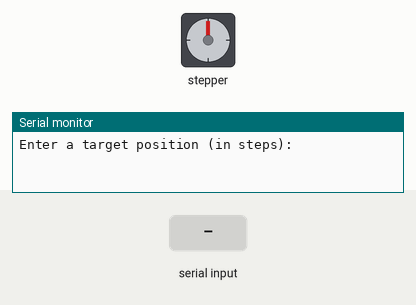
This sketch was run on a simulated Arduino Uno, built with avr-gcc and run on an emulated ATmega328P. Shown: stepper motor, the last lines printed to the serial monitor. The test bench sets the inputs (shaded band). Stepper angles assume 200 steps per turn.

Above: at 1.2 s.
1.3 s: "90,45\n" received over Serial
At 2.7 s:
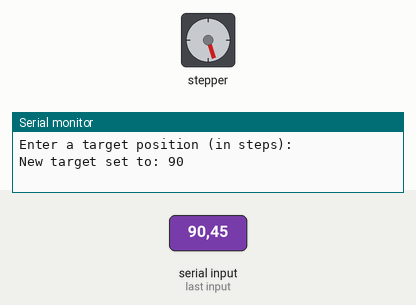
3.3 s: "30,150\n" received over Serial
At 4.8 s:
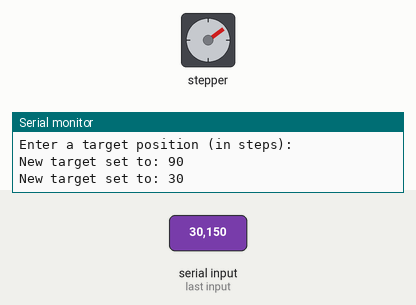
5.2 s: "200\n" received over Serial
At 5.65 s:
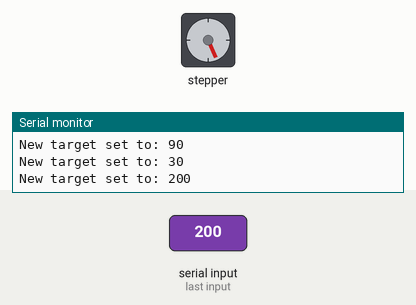
7.4 s: "5\n" received over Serial
At 7.55 s:
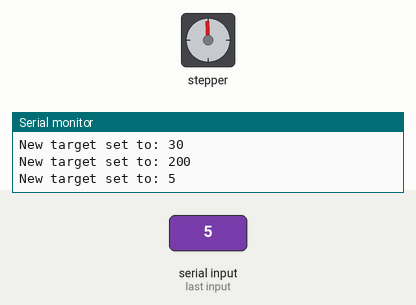
9.5 s: "200\n" received over Serial
At 9.65 s:
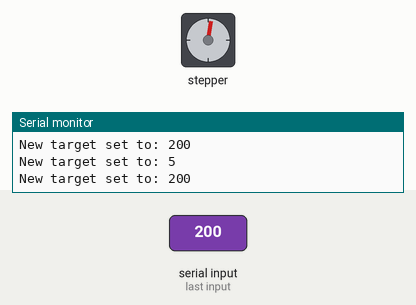
11.8 s: "90\n" received over Serial
At 12.24 s:
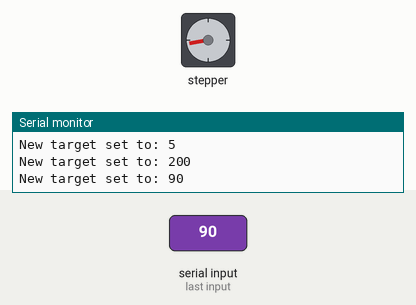
Timing chart, 0 to 14.8 s (numbered marks = the images above; inputs shaded):
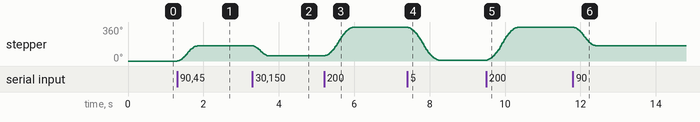

The sketch:

TestingArmStepper.ino
```cpp
#include <AccelStepper.h>

// Pin definitions for DRV8825
#define dirPin 1
#define stepPin 2
#define motorInterfaceType 1  // 1: DRV8825 Driver

AccelStepper stepper(motorInterfaceType, stepPin, dirPin);

long targetPosition = 0;  // Default position

void setup() {
  Serial.begin(115200);           // Start serial monitor
  stepper.setMaxSpeed(1000);     // steps per second
  stepper.setAcceleration(1000);  // steps per second squared
  stepper.setCurrentPosition(0);  // Start at zero

  Serial.println("Enter a target position (in steps):");
}

void loop() {
  // Keep moving toward the target
  stepper.run();

  // Check for serial input
  if (Serial.available()) {
    String input = Serial.readStringUntil('\n');  // Read input until Enter is pressed
    input.trim();                                 // Remove whitespace
    if (input.length() > 0) {
      long newTarget = input.toInt();  // Convert input to integer
      targetPosition = newTarget;
      stepper.moveTo(targetPosition);
      Serial.print("New target set to: ");
      Serial.println(targetPosition);
    }
  }
}

// #include <AccelStepper.h>

// // Pin definitions for DRV8825
// #define dirPin 1
// #define stepPin 2
// #define motorInterfaceType 1  // 1: DRV8825 Driver

// AccelStepper stepper(motorInterfaceType, stepPin, dirPin);

// long sequence[] = {-50, 50, 0};  // Positions to move to
// int currentStep = -1;            // Index of current target in sequence (-1 means idle)
// bool runningSequence = false;    // Flag to track if sequence is active

// void setup() {
//   Serial.begin(115200);
//   stepper.setMaxSpeed(200);
//   stepper.setAcceleration(100);
//   stepper.setCurrentPosition(0);

//   Serial.println("Press 'n' to run the swing sequence (-50 -> 50 -> 0) once.");
// }

// void loop() {
//   // Check for serial input
//   if (Serial.available()) {
//     char input = Serial.read();
//     if (input == 'n' && !runningSequence) {
//       runningSequence = true;
//       currentStep = 0;
//       stepper.moveTo(sequence[currentStep]);
//       Serial.println("Starting sequence...");
//     }
//   }

//   // Run stepper toward target
//   if (runningSequence) {
//     stepper.run();
//     if (stepper.distanceToGo() == 0) {
//       currentStep++;
//       if (currentStep < 3) {
//         stepper.moveTo(sequence[currentStep]);
//       } else {
//         runningSequence = false;  // Done with sequence
//         currentStep = -1;
//         Serial.println("Sequence complete.");
//       }
//     }
//   }
// }
```

Measured:
- after the input at 1.3 s, stepper: turns 162° clockwise in 0.53 s, starting at once
- after the input at 3.3 s, stepper: turns 108° counter-clockwise in 0.41 s, starting at once
- after the input at 5.2 s, stepper: turns 306° clockwise in 0.77 s, starting at once
- after the input at 7.4 s, stepper: turns 351° counter-clockwise in 0.86 s, starting at once
- after the input at 9.5 s, stepper: turns 351° clockwise in 0.86 s, starting at once
- after the input at 11.8 s, stepper: turns 198° counter-clockwise in 0.60 s, starting at once
